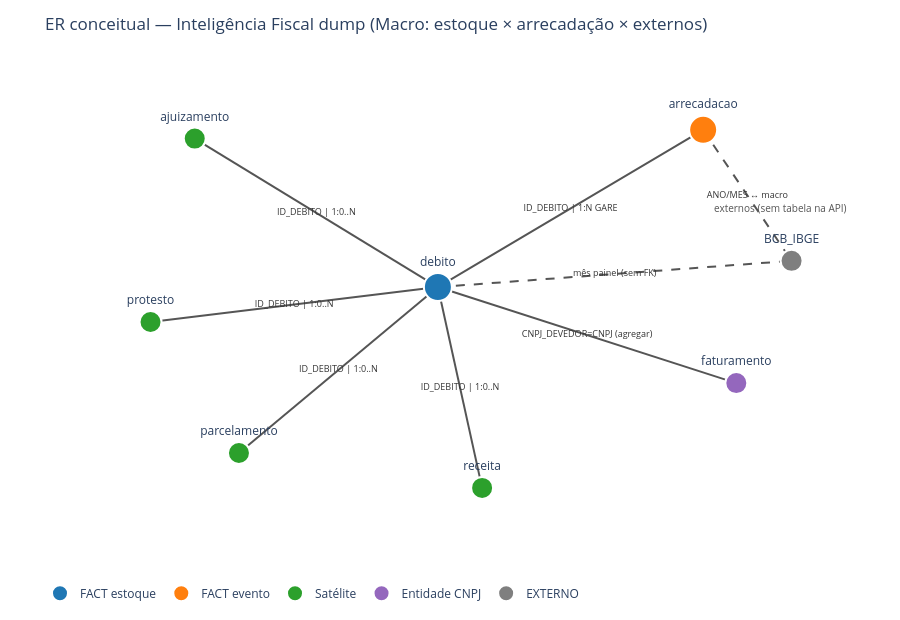

Notebook code cell kept with this figure:
### Markdown cell above
## 3. Diagrama ER (rede de relacionamentos)

### Como interpretar a figura seguinte

- **Nós:** tabelas (cor = papel: fact estoque, fact evento, satélite, entidade, externo).
- **Arestas:** chaves de junção candidatas (`ID_DEBITO`, `CNPJ`, alinhamento temporal mês).
- **Rótulo da aresta:** cardinalidade declarada (1:N etc.), **não** volume de linhas — volume está no inventário.
- **Caixa lógica (externos):** BCB/IBGE — sem FK na API; só alinhamento por mês do painel.
- **O que não overclaimar:** o grafo é modelo conceitual do dump de pesquisa; não prova integridade referencial 100% (órfãos possíveis) nem cobertura de dívida não inscrita.

### Code cell
nodes = {
    "debito": dict(papel="FACT estoque", chave="ID_DEBITO × ANO/MES_EXTRACAO", x=0.0, y=0.0),
    "arrecadacao": dict(papel="FACT evento", chave="ID_GARE_SEFAZ → ID_DEBITO", x=1.2, y=0.9),
    "ajuizamento": dict(papel="Satélite", chave="ID_DEBITO", x=-1.1, y=0.85),
    "protesto": dict(papel="Satélite", chave="ID_DEBITO", x=-1.3, y=-0.2),
    "parcelamento": dict(papel="Satélite", chave="ID_DEBITO", x=-0.9, y=-0.95),
    "receita": dict(papel="Satélite", chave="ID_DEBITO", x=0.2, y=-1.15),
    "faturamento": dict(papel="Entidade CNPJ", chave="CNPJ × MES_ANO", x=1.35, y=-0.55),
    "BCB_IBGE": dict(papel="EXTERNO", chave="mês civil (sem FK)", x=1.6, y=0.15),
}

color_map = {
    "FACT estoque": "#1f77b4",
    "FACT evento": "#ff7f0e",
    "Satélite": "#2ca02c",
    "Entidade CNPJ": "#9467bd",
    "EXTERNO": "#7f7f7f",
}

edges = [
    ("debito", "arrecadacao", "ID_DEBITO | 1:N GARE", "solid"),
    ("debito", "ajuizamento", "ID_DEBITO | 1:0..N", "solid"),
    ("debito", "protesto", "ID_DEBITO | 1:0..N", "solid"),
    ("debito", "parcelamento", "ID_DEBITO | 1:0..N", "solid"),
    ("debito", "receita", "ID_DEBITO | 1:0..N", "solid"),
    ("debito", "faturamento", "CNPJ_DEVEDOR=CNPJ (agregar)", "solid"),
    ("debito", "BCB_IBGE", "mês painel (sem FK)", "dash"),
    ("arrecadacao", "BCB_IBGE", "ANO/MES ↔ macro", "dash"),
]

edge_traces = []
for a, b, label, dash in edges:
    x0, y0 = nodes[a]["x"], nodes[a]["y"]
    x1, y1 = nodes[b]["x"], nodes[b]["y"]
    edge_traces.append(go.Scatter(
        x=[x0, x1, None], y=[y0, y1, None],
        mode="lines",
        line=dict(width=2, color="#555", dash=dash),
        hoverinfo="none",
        showlegend=False,
    ))
    edge_traces.append(go.Scatter(
        x=[(x0 + x1) / 2], y=[(y0 + y1) / 2],
        mode="text",
        text=[label],
        textfont=dict(size=9, color="#333"),
        hoverinfo="skip",
        showlegend=False,
    ))

node_traces = []
for papel, color in color_map.items():
    xs, ys, texts, hovers = [], [], [], []
    for name, n in nodes.items():
        if n["papel"] != papel:
            continue
        xs.append(n["x"]); ys.append(n["y"])
        texts.append(name)
        linhas = next((int(r["linhas_api"]) for _, r in inv.iterrows() if r["dataset"] == name), None)
        hovers.append(
            f"<b>{name}</b><br>papel={papel}<br>chave={n['chave']}"
            + (f"<br>linhas_api={linhas:,}" if linhas is not None else "<br>(fora da API)")
        )
    if not xs:
        continue
    node_traces.append(go.Scatter(
        x=xs, y=ys, mode="markers+text",
        text=texts, textposition="top center",
        marker=dict(size=28 if papel.startswith("FACT") else 22, color=color,
                    line=dict(width=2, color="white")),
        name=papel,
        hovertext=hovers, hoverinfo="text",
    ))

fig = go.Figure(data=edge_traces + node_traces)
fig.update_layout(
    title="ER conceitual — Inteligência Fiscal dump (Macro: estoque × arrecadação × externos)",
    xaxis=dict(visible=False, range=[-1.8, 2.0]),
    yaxis=dict(visible=False, range=[-1.5, 1.3]),
    legend=dict(orientation="h", yanchor="bottom", y=-0.12),
    annotations=[
        dict(x=1.55, y=0.45, text="externos (sem tabela na API)",
             showarrow=False, font=dict(size=10, color="#555")),
    ],
)
save_fig(fig, "macro_er_network_v0", height=620)

### Figure 1 — Plotly figure (JSON) as saved in the notebook; plotly's stock layout.template omitted (floating-point values rounded to 4 significant figures)
{"data": [{"hoverinfo": "none", "line": {"color": "#555", "dash": "solid", "width": 2}, "mode": "lines", "showlegend": false, "type": "scatter", "x": [0, 1.2, null], "y": [0, 0.9, null]}, {"hoverinfo": "skip", "mode": "text", "showlegend": false, "text": ["ID_DEBITO | 1:N GARE"], "textfont": {"color": "#333", "size": 9}, "type": "scatter", "x": [0.6], "y": [0.45]}, {"hoverinfo": "none", "line": {"color": "#555", "dash": "solid", "width": 2}, "mode": "lines", "showlegend": false, "type": "scatter", "x": [0, -1.1, null], "y": [0, 0.85, null]}, {"hoverinfo": "skip", "mode": "text", "showlegend": false, "text": ["ID_DEBITO | 1:0..N"], "textfont": {"color": "#333", "size": 9}, "type": "scatter", "x": [-0.55], "y": [0.425]}, {"hoverinfo": "none", "line": {"color": "#555", "dash": "solid", "width": 2}, "mode": "lines", "showlegend": false, "type": "scatter", "x": [0, -1.3, null], "y": [0, -0.2, null]}, {"hoverinfo": "skip", "mode": "text", "showlegend": false, "text": ["ID_DEBITO | 1:0..N"], "textfont": {"color": "#333", "size": 9}, "type": "scatter", "x": [-0.65], "y": [-0.1]}, {"hoverinfo": "none", "line": {"color": "#555", "dash": "solid", "width": 2}, "mode": "lines", "showlegend": false, "type": "scatter", "x": [0, -0.9, null], "y": [0, -0.95, null]}, {"hoverinfo": "skip", "mode": "text", "showlegend": false, "text": ["ID_DEBITO | 1:0..N"], "textfont": {"color": "#333", "size": 9}, "type": "scatter", "x": [-0.45], "y": [-0.475]}, {"hoverinfo": "none", "line": {"color": "#555", "dash": "solid", "width": 2}, "mode": "lines", "showlegend": false, "type": "scatter", "x": [0, 0.2, null], "y": [0, -1.15, null]}, {"hoverinfo": "skip", "mode": "text", "showlegend": false, "text": ["ID_DEBITO | 1:0..N"], "textfont": {"color": "#333", "size": 9}, "type": "scatter", "x": [0.1], "y": [-0.575]}, {"hoverinfo": "none", "line": {"color": "#555", "dash": "solid", "width": 2}, "mode": "lines", "showlegend": false, "type": "scatter", "x": [0, 1.35, null], "y": [0, -0.55, null]}, {"hoverinfo": "skip", "mode": "text", "showlegend": false, "text": ["CNPJ_DEVEDOR=CNPJ (agregar)"], "textfont": {"color": "#333", "size": 9}, "type": "scatter", "x": [0.675], "y": [-0.275]}, {"hoverinfo": "none", "line": {"color": "#555", "dash": "dash", "width": 2}, "mode": "lines", "showlegend": false, "type": "scatter", "x": [0, 1.6, null], "y": [0, 0.15, null]}, {"hoverinfo": "skip", "mode": "text", "showlegend": false, "text": ["mês painel (sem FK)"], "textfont": {"color": "#333", "size": 9}, "type": "scatter", "x": [0.8], "y": [0.075]}, {"hoverinfo": "none", "line": {"color": "#555", "dash": "dash", "width": 2}, "mode": "lines", "showlegend": false, "type": "scatter", "x": [1.2, 1.6, null], "y": [0.9, 0.15, null]}, {"hoverinfo": "skip", "mode": "text", "showlegend": false, "text": ["ANO/MES ↔ macro"], "textfont": {"color": "#333", "size": 9}, "type": "scatter", "x": [1.4], "y": [0.525]}, {"hoverinfo": "text", "hovertext": ["<b>debito</b><br>papel=FACT estoque<br>chave=ID_DEBITO × ANO/MES_EXTRACAO<br>linhas_api=801,844,918"], "marker": {"color": "#1f77b4", "line": {"color": "white", "width": 2}, "size": 28}, "mode": "markers+text", "name": "FACT estoque", "text": ["debito"], "textposition": "top center", "type": "scatter", "x": [0], "y": [0]}, {"hoverinfo": "text", "hovertext": ["<b>arrecadacao</b><br>papel=FACT evento<br>chave=ID_GARE_SEFAZ → ID_DEBITO<br>linhas_api=23,199,305"], "marker": {"color": "#ff7f0e", "line": {"color": "white", "width": 2}, "size": 28}, "mode": "markers+text", "name": "FACT evento", "text": ["arrecadacao"], "textposition": "top center", "type": "scatter", "x": [1.2], "y": [0.9]}, {"hoverinfo": "text", "hovertext": ["<b>ajuizamento</b><br>papel=Satélite<br>chave=ID_DEBITO<br>linhas_api=1,850,991", "<b>protesto</b><br>papel=Satélite<br>chave=ID_DEBITO<br>linhas_api=18,889,381", "<b>parcelamento</b><br>papel=Satélite<br>chave=ID_DEBITO<br>linhas_api=2,715,674", "<b>receita</b><br>papel=Satélite<br>chave=ID_DEBITO<br>linhas_api=7,754,477"], "marker": {"color": "#2ca02c", "line": {"color": "white", "width": 2}, "size": 22}, "mode": "markers+text", "name": "Satélite", "text": ["ajuizamento", "protesto", "parcelamento", "receita"], "textposition": "top center", "type": "scatter", "x": [-1.1, -1.3, -0.9, 0.2], "y": [0.85, -0.2, -0.95, -1.15]}, {"hoverinfo": "text", "hovertext": ["<b>faturamento</b><br>papel=Entidade CNPJ<br>chave=CNPJ × MES_ANO<br>linhas_api=28,337,827"], "marker": {"color": "#9467bd", "line": {"color": "white", "width": 2}, "size": 22}, "mode": "markers+text", "name": "Entidade CNPJ", "text": ["faturamento"], "textposition": "top center", "type": "scatter", "x": [1.35], "y": [-0.55]}, {"hoverinfo": "text", "hovertext": ["<b>BCB_IBGE</b><br>papel=EXTERNO<br>chave=mês civil (sem FK)<br>(fora da API)"], "marker": {"color": "#7f7f7f", "line": {"color": "white", "width": 2}, "size": 22}, "mode": "markers+text", "name": "EXTERNO", "text": ["BCB_IBGE"], "textposition": "top center", "type": "scatter", "x": [1.6], "y": [0.15]}], "layout": {"annotations": [{"font": {"color": "#555", "size": 10}, "showarrow": false, "text": "externos (sem tabela na API)", "x": 1.55, "y": 0.45}], "height": 620, "legend": {"orientation": "h", "y": -0.12, "yanchor": "bottom"}, "margin": {"b": 40, "l": 40, "r": 20, "t": 60}, "title": {"text": "ER conceitual — Inteligência Fiscal dump (Macro: estoque × arrecadação × externos)"}, "xaxis": {"range": [-1.8, 2], "visible": false}, "yaxis": {"range": [-1.5, 1.3], "visible": false}}}
